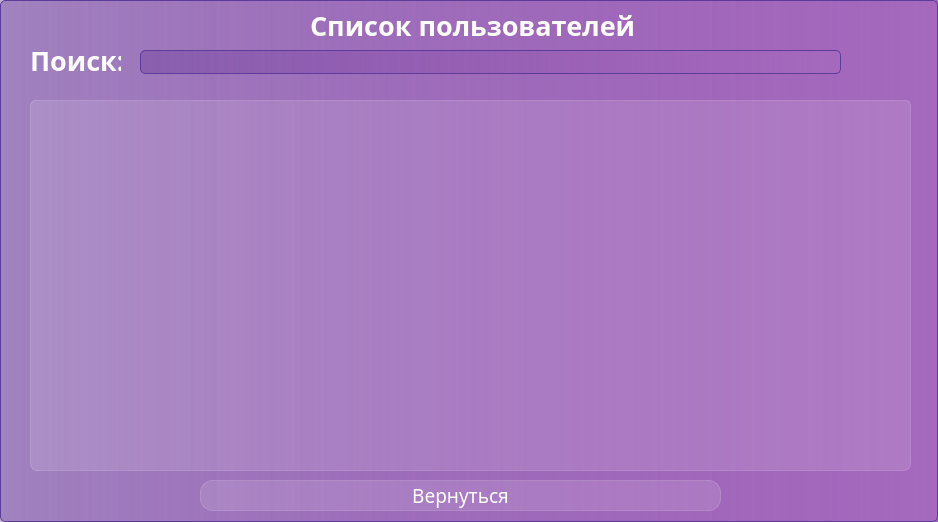
<?xml version="1.0" encoding="UTF-8"?>
<ui version="4.0">
 <class>Persons</class>
 <widget class="QDialog" name="Persons">
  <property name="geometry">
   <rect>
    <x>0</x>
    <y>0</y>
    <width>938</width>
    <height>522</height>
   </rect>
  </property>
  <property name="minimumSize">
   <size>
    <width>938</width>
    <height>522</height>
   </size>
  </property>
  <property name="maximumSize">
   <size>
    <width>938</width>
    <height>522</height>
   </size>
  </property>
  <property name="windowTitle">
   <string>Dialog</string>
  </property>
  <property name="styleSheet">
   <string notr="true">background-color:  qlineargradient( spread:pad,  x1:0, y1:0, x2:1, y2:0,  stop:0 rgba(105, 57, 153, 100),  stop:1 rgba(165, 105, 189, 255));  border: 1px solid #5D3B9B;  border-radius: 5px;
font-family: Everlasting;</string>
  </property>
  <widget class="QLabel" name="label_5">
   <property name="geometry">
    <rect>
     <x>310</x>
     <y>10</y>
     <width>331</width>
     <height>31</height>
    </rect>
   </property>
   <property name="styleSheet">
    <string notr="true">color: white;
font-weight: bold;
border: none;
font-size: 20pt;
background-color: none;</string>
   </property>
   <property name="text">
    <string>Список пользователей</string>
   </property>
  </widget>
  <widget class="QTableView" name="tableView">
   <property name="geometry">
    <rect>
     <x>30</x>
     <y>100</y>
     <width>881</width>
     <height>371</height>
    </rect>
   </property>
   <property name="styleSheet">
    <string notr="true">QTableView {
  background-color: rgba(255, 255, 255, 30);
	border: 1px solid rgba(255, 255, 255, 40);
	border-bottom-right-radius: 7px;
	border-bottom-left-radius: 7px;
}

QTableView::item {
	border: none;
	color: white;
	background-color: rgba(255, 255, 255, 10);
}

QTableView::item:selected {
    background-color: rgba(255, 255, 255, 40); /* Цвет фона для выделенных элементов */
	color: white;
}

QTableView::item:hover {
    background-color: rgba(255,255,255,40); /* Цвет фона при наведении курсора */
}

QHeaderView::section {
	background-color: rgba(255, 255, 255, 60);
	color: white;
	border: none;
	font-size: 14pt;
}
</string>
   </property>
  </widget>
  <widget class="QLabel" name="label_6">
   <property name="geometry">
    <rect>
     <x>30</x>
     <y>50</y>
     <width>91</width>
     <height>21</height>
    </rect>
   </property>
   <property name="styleSheet">
    <string notr="true">color: white;
font-weight: bold;
border: none;
font-size: 20pt;
background-color: none;</string>
   </property>
   <property name="text">
    <string>Поиск:</string>
   </property>
  </widget>
  <widget class="QLineEdit" name="Search">
   <property name="geometry">
    <rect>
     <x>140</x>
     <y>50</y>
     <width>701</width>
     <height>24</height>
    </rect>
   </property>
   <property name="styleSheet">
    <string notr="true">color:white;
padding-left: 10px;</string>
   </property>
  </widget>
  <widget class="QPushButton" name="Return_button_Clicked">
   <property name="geometry">
    <rect>
     <x>200</x>
     <y>480</y>
     <width>521</width>
     <height>31</height>
    </rect>
   </property>
   <property name="styleSheet">
    <string notr="true">QPushButton {
color: white;
background-color: rgba(255,255,255,30);
border: 1px solid rgba(255,255,255,40);
border-radius: 12px;
font-size: 14pt;
} 
QPushButton:hover{
background-color: rgba(255,255,255,40);
}

QPushButton:pressed{
background-color: rgba(255,255,255,70);
}</string>
   </property>
   <property name="text">
    <string>Вернуться</string>
   </property>
  </widget>
 </widget>
 <resources/>
 <connections/>
</ui>
